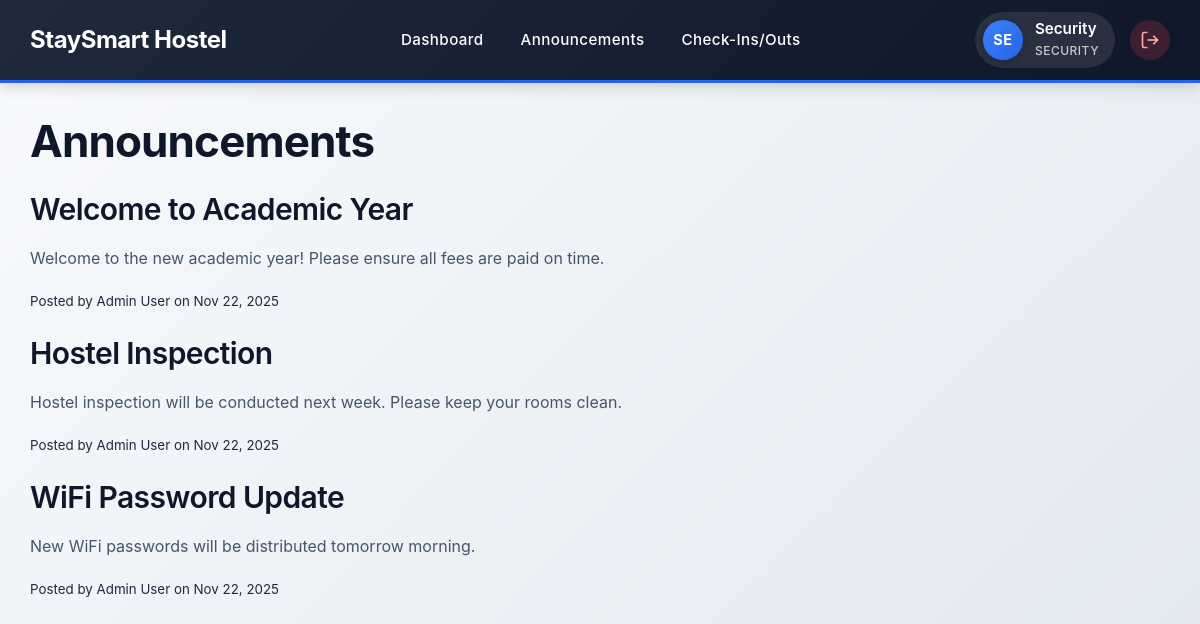
/security/announcements.php (signed in), run on the app's committed database.
### tables this page shows
CREATE TABLE `announcements` (
  `id` int(11) NOT NULL,
  `user_id` int(11) NOT NULL,
  `title` varchar(200) NOT NULL,
  `message` text NOT NULL,
  `created_at` timestamp NOT NULL DEFAULT current_timestamp(),
  `updated_at` timestamp NULL DEFAULT NULL ON UPDATE current_timestamp()
);

CREATE TABLE `users` (
  `id` int(11) NOT NULL,
  `username` varchar(50) NOT NULL,
  `email` varchar(100) NOT NULL,
  `password` varchar(255) NOT NULL,
  `role` enum('admin','warden','student','security') NOT NULL,
  `full_name` varchar(100) NOT NULL,
  `home_address` text DEFAULT NULL,
  `phone_number` varchar(12) DEFAULT NULL,
  `student_number` varchar(10) DEFAULT NULL,
  `room_number` int(11) DEFAULT NULL,
  `created_at` timestamp NOT NULL DEFAULT current_timestamp(),
  `created_by` int(11) DEFAULT NULL
);

### security/announcements.php (the view, shortened to what this page needs)
<?php
include('../includes/db.php');
$announcements = $conn->query("SELECT a.*, u.full_name FROM announcements a JOIN users u ON a.user_id = u.id ORDER BY a.created_at DESC");
?>
<!DOCTYPE html>
<html lang="en">
<head>
  <link rel="stylesheet" href="../assets/style.css">
</head>
<body>
<?php include('../includes/navbar.php'); ?>
<div class="container" style="padding: 30px;">
  <h1>Announcements</h1>
  <div class="announcements-grid" style="display: grid; gap: 20px; margin-top: 20px;">
    <?php if($announcements->num_rows > 0): ?>
      <?php while($ann = $announcements->fetch_assoc()): ?>
      <div class="card">
        <div class="card-header">
          <h3><?php echo htmlspecialchars($ann['title']); ?></h3>
        </div>
        <div class="card-body">
          <p><?php echo nl2br(htmlspecialchars($ann['message'])); ?></p>
          <small class="text-muted">Posted by <?php echo htmlspecialchars($ann['full_name']); ?> on <?php echo date('M d, Y', strtotime($ann['created_at'])); ?></small>
        </div>
      </div>
      <?php endwhile; ?>
    <?php endif; ?>
  </div>
</div>
</body>
</html>

### assets/style.css (style rules this page uses)
* { margin: 0; padding: 0; box-sizing: border-box; }
body { font-family: "Inter", "Segoe UI", -apple-system, BlinkMacSystemFont, sans-serif; line-height: 1.6; color: #1e293b; background: linear-gradient(135deg, #f8fafc 0%, #e2e8f0 100%); min-height: 100vh; }
.container { max-width: 1400px; margin: 0 auto; padding: 30px; }
h1, h2, h3, h4, h5, h6 { margin-bottom: 1rem; font-weight: 600; line-height: 1.3; color: #0f172a; letter-spacing: -0.02em; }
h1 { font-size: 2.75rem; font-weight: 700; }
h3 { font-size: 1.875rem; }
p { margin-bottom: 1rem; line-height: 1.7; color: #475569; }

### data on the page
announcements: title "Welcome to Academic Year", message "Welcome to the new academic year! Please ensure all fees are paid on time.", user.full_name "Admin User", created_at "Nov 22, 2025"
announcements: title "Hostel Inspection", message "Hostel inspection will be conducted next week. Please keep your rooms clean.", user.full_name "Admin User", created_at "Nov 22, 2025"
announcements: title "WiFi Password Update", message "New WiFi passwords will be distributed tomorrow morning.", user.full_name "Admin User", created_at "Nov 22, 2025"

### other printed values
$initials "SE"
$full_name "Security"
$role "SECURITY"
